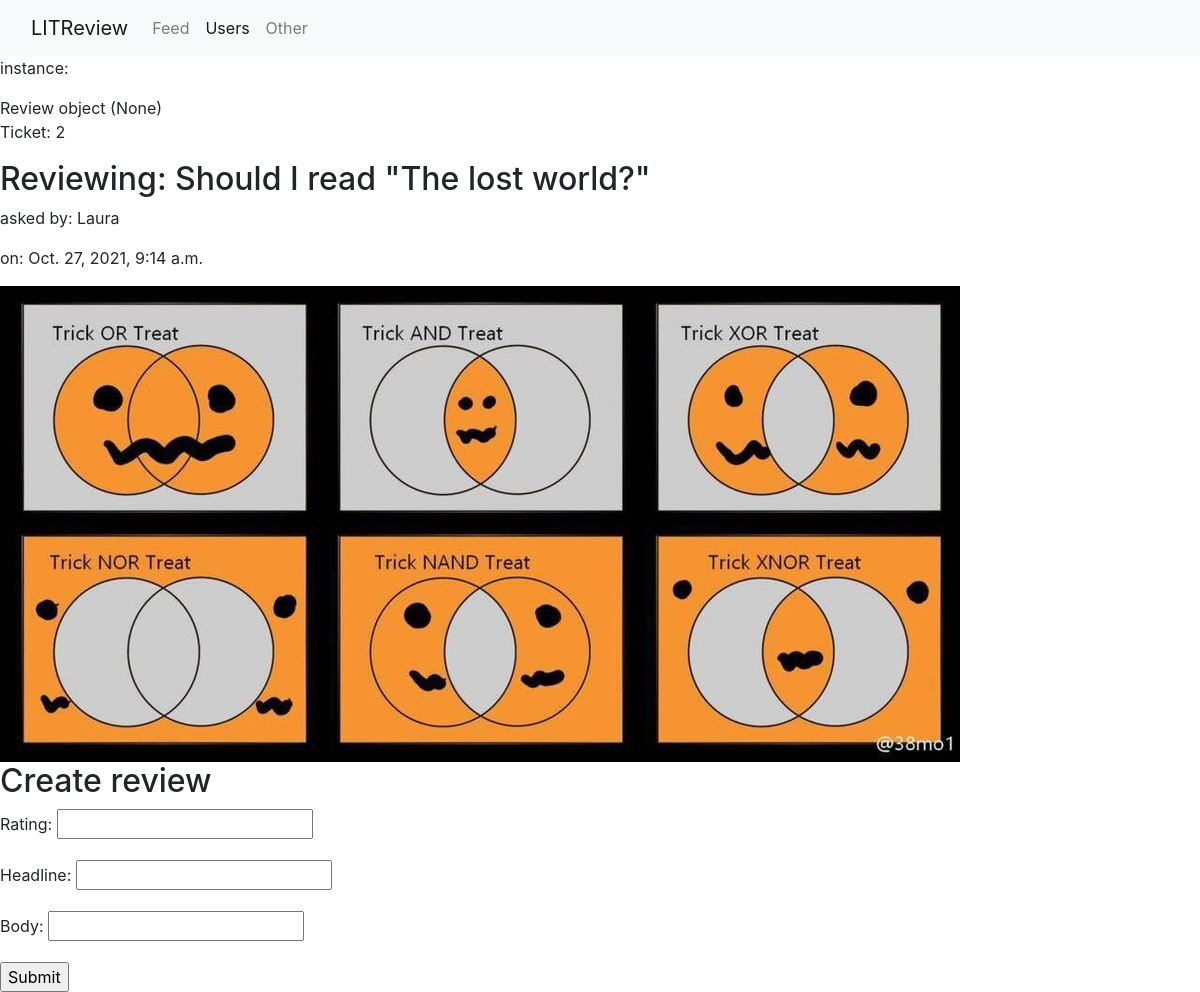
/write_review_ticket/2 (signed in), run on the app's committed database.
### webapp/models.py (models this page shows)
class Ticket(models.Model):
    title = models.CharField(max_length=128, blank=True)
    description = models.TextField(max_length=2059, blank=True)
    user = models.ForeignKey(
        to=settings.AUTH_USER_MODEL, on_delete=models.CASCADE, blank=True)
    image = models.ImageField(upload_to='images/', null=True, blank=True)
    time_created = models.DateTimeField(auto_now_add=True)

### webapp/views.py (the view)
# urls.py: path('write_review_ticket', views.write_review_ticket, name='write_review_ticket'),
def write_review_ticket(request, ticket_id):
    review_instance = Review()
    user = request.user
    ticket_instance = Ticket.objects.get(
        pk=ticket_id)
    review_instance.ticket = ticket_instance
    review_instance.user = user
    form = ReviewForm(instance=review_instance)
    if request.method == "GET":
        return render(request, 'write_review_ticket.html', locals())
    elif request.method == "POST":
        form = ReviewForm(request.POST, instance=review_instance)
        if form.is_valid():
            form.save()
            return redirect('my_reviews')

### webapp/forms.py
class ReviewForm(ModelForm):
    class Meta:
        model = Review
        fields = ['rating', 'headline', 'body']

### webapp/templates/write_review_ticket.html (shortened to what this page needs)
{% extends "main.html" %}
{% block content %}
<p>instance: </p>{{form.instance}}
{% if form.instance.ticket %}
    <p> Ticket: {{form.instance.ticket.id}}</p>
    <h2>Reviewing: {{form.instance.ticket.title}}</h2>
    <p>asked by: {{form.instance.ticket.user}}</p>
    <p>on: {{form.instance.ticket.time_created}}</p>
        {% if  form.instance.ticket.image %}
              <img src="{{form.instance.ticket.image.url }}" alt="">
        {% endif %}
{% endif %}
{% if form.instance.id %}
  <h2>Modify review {{form.instance.id}}</h2>
  <form method="post" action="{% url 'write_review_ticket' ticket_id=form.instance.ticket.id %}" enctype="multipart/form-data">
{% else %}
  <h2>Create review</h2>
  <form method="post" action="{% url 'write_review_ticket' ticket_id=form.instance.ticket.id %}" enctype="multipart/form-data">
{% endif %}
      {{ form.as_p }}
      <input type="submit"/>
    </form>
    {% endblock content %}

### data on the page
Ticket: instance.ticket.id "2", instance.ticket "Should I read \"The lost world?\"", instance.ticket.user "Laura", instance.ticket.time_created "Oct. 27, 2021, 9:14 a.m.", instance.ticket.image (picture)
